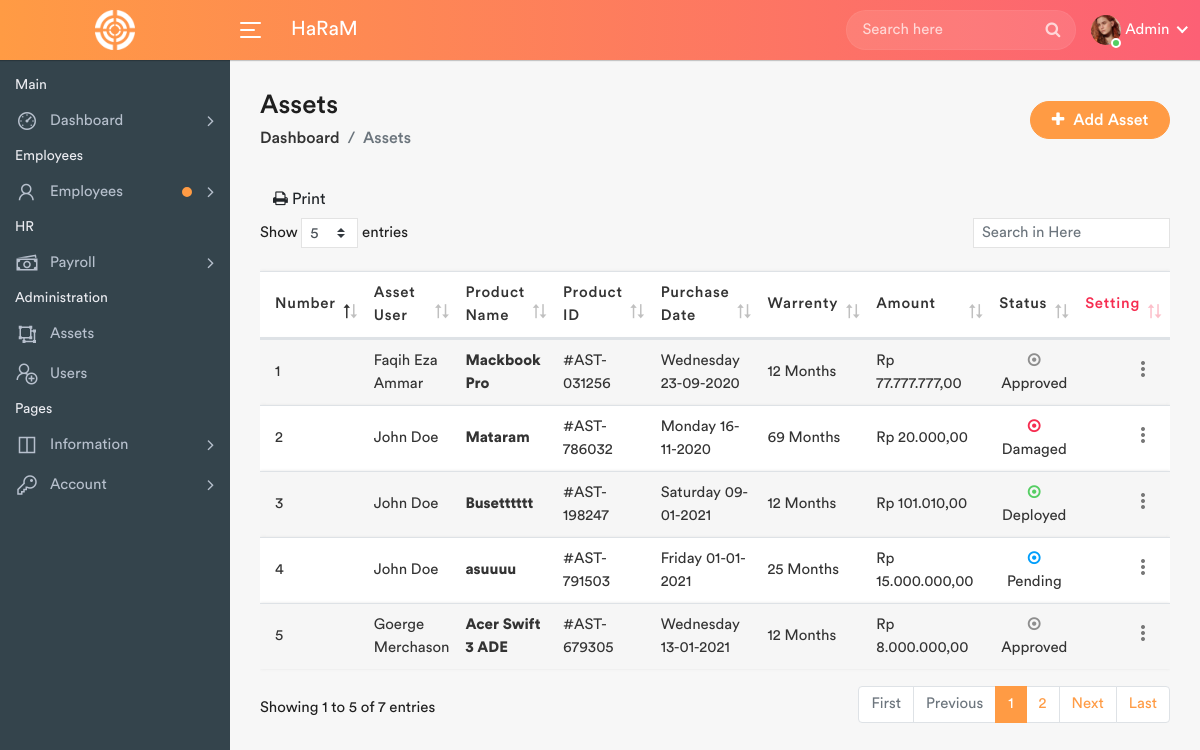
The app's page /assets.php (signed in), older data.
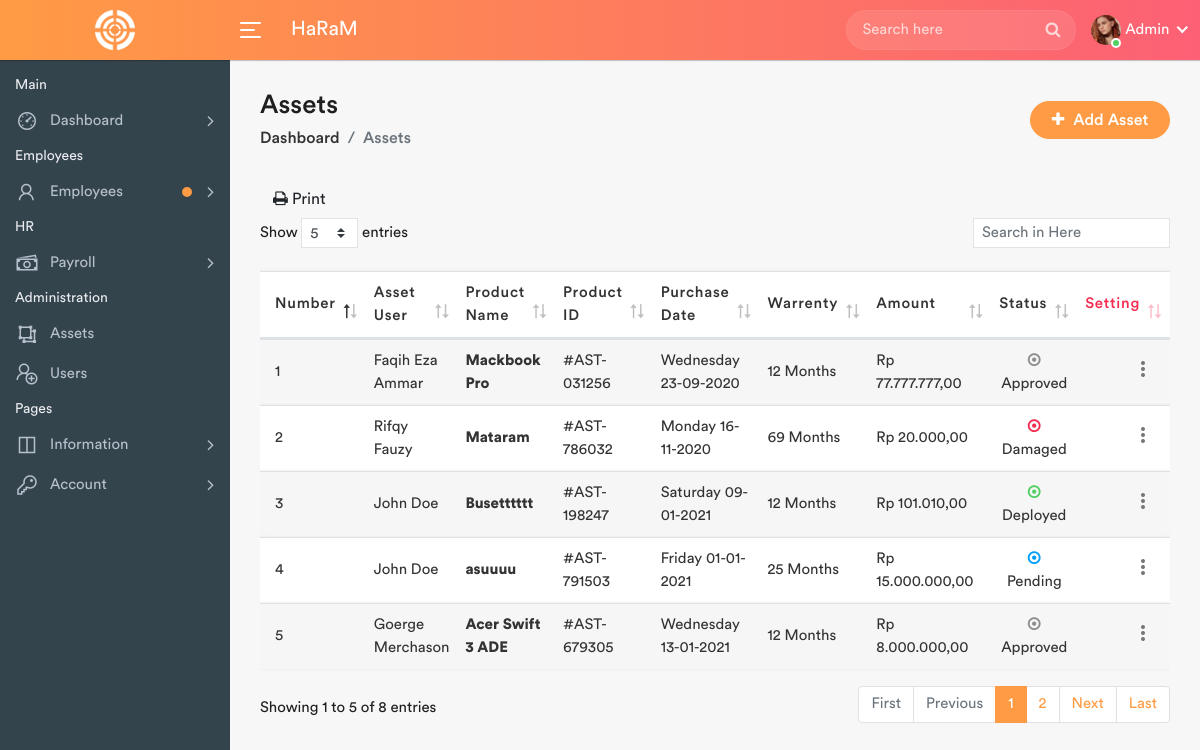
The same page, newer data.
### tables this page shows
CREATE TABLE `assets` (
  `id` int(11) NOT NULL,
  `assetName` varchar(200) NOT NULL,
  `assetId` varchar(200) NOT NULL,
  `PurchaseDate` varchar(20) DEFAULT NULL,
  `PurchaseFrom` varchar(200) NOT NULL,
  `Manufacturer` varchar(200) NOT NULL,
  `Model` varchar(200) NOT NULL,
  `Status` int(10) NOT NULL,
  `Supplier` varchar(255) NOT NULL,
  `AssetCondition` varchar(255) NOT NULL,
  `Warranty` int(3) NOT NULL,
  `Price` int(255) NOT NULL,
  `AssetUser` varchar(255) NOT NULL,
  `Description` varchar(255) NOT NULL,
  `DateTime` datetime NOT NULL DEFAULT current_timestamp()
);

### assets.php (the view, shortened to what this page needs)
<?php
$dbh = Database();
?>
<!DOCTYPE html>
<html lang="en">
<head>
	<link rel="stylesheet" href="assets/css/bootstrap.min.css">
	<link rel="stylesheet" href="assets/css/font-awesome.min.css">
	<link rel="stylesheet" href="assets/css/line-awesome.min.css">
	<link rel="stylesheet" href="assets/css/dataTables.bootstrap4.min.css">
	<link rel="stylesheet" href="assets/css/select2.min.css">
	<link rel="stylesheet" href="assets/css/bootstrap-datetimepicker.min.css">
	<link rel="stylesheet" href="assets/css/style.css">
</head>
<body>
	<div class="main-wrapper">
		<?php
		include_once 'includes/header.php';
		include_once 'includes/sidebar.php';
		?>
		<div class="page-wrapper">
			<div class="content container-fluid">
				<div class="page-header">
					<div class="row align-items-center">
						<div class="col">
							<h3 class="page-title">Assets</h3>
							<ul class="breadcrumb">
								<li class="breadcrumb-item"><a href="index.html">Dashboard</a></li>
								<li class="breadcrumb-item active">Assets</li>
							</ul>
						</div>
						<div class="col-auto float-right ml-auto">
							<a href="javascript:void(0)" class="btn add-btn" data-toggle="modal" data-target="#add_asset"><i class="fa fa-plus"></i> Add Asset</a>
						</div>
					</div>
				</div>
				<a href="javascript:void(0)" class="btn btn-file" onclick="printDiv('print')"><i class="fa fa-print"></i> Print</a>
				<div class="row" id="print">
					<div class="col-md-12">
						<div class="table-responsive">
							<table class="table table-striped custom-table mb-0 dataTable js-exportable">
								<thead>
									<tr>
										<th class="text-left">Number</th>
										<th class="text-left">Asset User</th>
										<th class="text-left">Product Name</th>
										<th class="text-left">Product ID</th>
										<th class="text-left">Purchase Date</th>
										<th class="text-left">Warrenty</th>
										<th class="text-left">Amount</th>
										<th class="text-center">Status</th>
										<th class="text-danger text-right">Setting</th>
									</tr>
								</thead>
								<tbody>
									<?php
									$sql = "SELECT * FROM assets";
									$results2 = $dbh->query($sql);
									$cnt = 1;
									if ($results2->rowCount() > 0) {
										foreach ($results2 as $row) {
											$newdate = date("l d-m-Y", strtotime($row['PurchaseDate']));
									?>
											<tr>
												<td><?php echo htmlentities($cnt++); ?></td>
												<td><?php echo htmlentities($row['AssetUser']); ?></td>
												<td>
													<strong><?php echo htmlentities($row['assetName']); ?></strong>
												</td>
												<td><?php echo htmlentities($row['assetId']); ?></td>
												<td><?php echo htmlentities($newdate); ?></td>
												<td><?php echo htmlentities($row['Warranty']), " Months"; ?></td>
												<td><?php echo "Rp " . number_format((htmlentities($row['Price'])), 2, ',', '.'); ?></td>
												<td class="text-center">
													<?php
													if ($row['Status'] == 0) {
														echo '<a ><i class="fa fa-dot-circle-o text-info"></i> Pending</a>';
													} elseif ($row['Status'] == 1) {
														echo '<a ><i class="fa fa-dot-circle-o text-muted "></i> Approved</a>';
													} elseif ($row['Status'] == 2) {
														echo '<a ><i class="fa fa-dot-circle-o text-success"></i> Deployed</a>';
													} elseif ($row['Status'] == 3) {
														echo '<a ><i class="fa fa-dot-circle-o text-danger"></i> Damaged</a>';
													} ?>
												</td>
												<td class="text-right">
													<div class="dropdown dropdown-action">
														<a href="javascript:void(0)" class="action-icon dropdown-toggle" data-toggle="dropdown" aria-expanded="false"><i class="material-icons">more_vert</i></a>
													</div>
												</td>
											</tr>
									<?php
										}
									} ?>
								</tbody>
							</table>
						</div>
					</div>
				</div>
			</div>
		</div>
	</div>
</body>
</html>

Row changes from the older to the newer data that the page shows:
changed assets "Mataram": AssetUser "John Doe" → "Rifqy Fauzy"
Text that changed along with them:
text written by a page script: "Show entries Showing 1 to 5 of 7 entries First Previous 1 2 Next Last" → "Show entries Showing 1 to 5 of 8 entries First Previous 1 2 Next Last"
